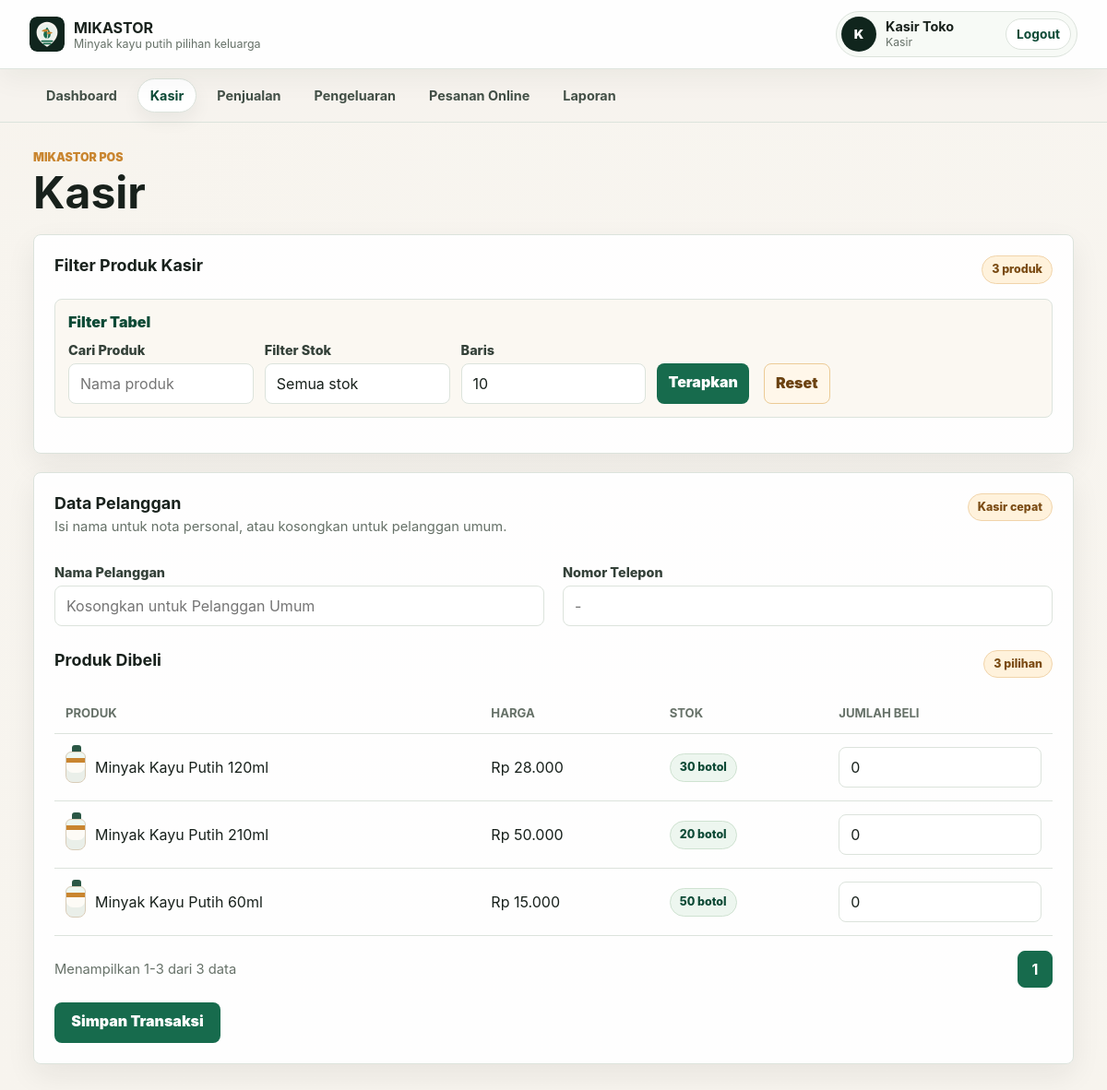
The page /kasir.php (signed in) on the database its author committed.
### tables this page shows
CREATE TABLE IF NOT EXISTS produk (
    id_produk INT AUTO_INCREMENT PRIMARY KEY,
    nama_produk VARCHAR(100) NOT NULL UNIQUE,
    harga INT NOT NULL,
    stok INT NOT NULL,
    created_at DATETIME NOT NULL DEFAULT CURRENT_TIMESTAMP,
    CONSTRAINT chk_produk_harga CHECK (harga >= 0),
    CONSTRAINT chk_produk_stok CHECK (stok >= 0)
);

### public/kasir.php (the view, shortened to what this page needs)
<?php
require_once __DIR__ . '/../includes/layout.php';
require_once __DIR__ . '/../includes/table.php';
$pdo = require __DIR__ . '/../config/database.php';
$q = table_string('q');
$page = table_int('page');
$perPage = table_page_size();
$offset = ($page - 1) * $perPage;
$where = [];
$params = [];
$whereSql = $where === [] ? '' : 'WHERE ' . implode(' AND ', $where);
$countStmt = $pdo->prepare("SELECT COUNT(*) FROM produk {$whereSql}");
$countStmt->execute($params);
$totalRows = (int) $countStmt->fetchColumn();
$stmt = $pdo->prepare(
    "SELECT * FROM produk {$whereSql} ORDER BY nama_produk ASC LIMIT {$perPage} OFFSET {$offset}"
);
$stmt->execute($params);
$products = $stmt->fetchAll();
?>
<section class="card">
    <div class="section-heading">
        <h3>Filter Produk Kasir</h3>
        <span class="pill"><?= e($totalRows) ?> produk</span>
    </div>
        <div>
            <label for="q">Cari Produk</label>
            <input type="search" id="q" name="q" value="<?= e($q) ?>" placeholder="Nama produk">
        </div>
        <div>
            <label for="stok">Filter Stok</label>
            <select id="stok" name="stok">
                <option value="">Semua stok</option>
            </select>
        </div>
</section>
<form method="post" class="card checkout-card">
    <div class="section-heading">
        <div>
            <h3>Data Pelanggan</h3>
            <p class="hint">Isi nama untuk nota personal, atau kosongkan untuk pelanggan umum.</p>
        </div>
        <span class="pill">Kasir cepat</span>
    </div>
    <div class="grid two-columns">
        <div>
            <label for="nama_pelanggan">Nama Pelanggan</label>
            <input
                type="text"
                id="nama_pelanggan"
                name="nama_pelanggan"
                placeholder="Kosongkan untuk Pelanggan Umum"
                value="<?= e($_POST['nama_pelanggan'] ?? '') ?>"
            >
        </div>
        <div>
            <label for="nomor_telepon">Nomor Telepon</label>
            <input
                type="text"
                id="nomor_telepon"
                name="nomor_telepon"
                placeholder="-"
                value="<?= e($_POST['nomor_telepon'] ?? '') ?>"
            >
        </div>
    </div>
    <div class="section-heading products-heading">
        <h3>Produk Dibeli</h3>
        <span class="pill"><?= e(count($products)) ?> pilihan</span>
    </div>
    <div class="table-wrap">
        <table>
            <thead>
                <tr>
                    <th>Produk</th>
                    <th>Harga</th>
                    <th>Stok</th>
                    <th>Jumlah Beli</th>
                </tr>
            </thead>
            <tbody>
                <?php foreach ($products as $product): ?>
                    <?php
                    $idProduk = (int) $product['id_produk'];
                    $postedJumlah = $_POST['jumlah'][$idProduk] ?? 0;
                    ?>
                    <tr>
                        <td>
                            <div class="product-cell">
                                <span class="product-icon"></span>
                                <span><?= e($product['nama_produk']) ?></span>
                            </div>
                        </td>
                        <td><?= e(rupiah((int) $product['harga'])) ?></td>
                        <td>
                            <span class="stock-badge <?= (int) $product['stok'] <= 5 ? 'low' : '' ?>">
                                <?= e($product['stok']) ?> botol
                            </span>
                        </td>
                        <td>
                            <input
                                type="number"
                                name="jumlah[<?= e($idProduk) ?>]"
                                min="0"
                                max="<?= e($product['stok']) ?>"
                                value="<?= e($postedJumlah) ?>"
                            >
                        </td>
                    </tr>
                <?php endforeach; ?>
            </tbody>
        </table>
    </div>
    <button type="submit">Simpan Transaksi</button>
</form>

### public/assets/style.css (style rules this page uses)
:root { color-scheme: light; --bg: #f7f4ee; --surface: #ffffff; --surface-soft: #f1f6ef; --text: #18211c; --muted: #667168; --primary: #176b4d; --primary-dark: #0d4a36; --accent: #c9852f; --accent-soft: #fff2dc; --danger: #b42318; --border: #dce3dc; --shadow: 0 18px 45px rgba(24, 33, 28, 0.09); }
* { box-sizing: border-box; }
body { margin: 0; background: linear-gradient(180deg, rgba(247, 244, 238, 0.92), rgba(247, 244, 238, 1)), radial-gradient(circle at top left, rgba(201, 133, 47, 0.14), transparent 32rem); color: var(--text); font-family: Inter, ui-sans-serif, system-ui, -apple-system, BlinkMacSystemFont, "Segoe UI", sans-serif; }
.card { background: rgba(255, 255, 255, 0.94); border: 1px solid var(--border); border-radius: 8px; box-shadow: 0 12px 32px rgba(24, 33, 28, 0.07); margin-bottom: 20px; padding: 22px; }
.grid { display: grid; gap: 20px; }
.two-columns { grid-template-columns: repeat(2, minmax(0, 1fr)); }
.stat-card span, .hint { color: var(--muted); }
.section-heading { align-items: flex-start; display: flex; gap: 14px; justify-content: space-between; margin-bottom: 16px; }
.section-heading h3, .section-heading p { margin: 0; }
.section-heading h3 { font-size: 1.12rem; }
.section-heading .hint { font-size: 0.92rem; line-height: 1.5; margin-top: 4px; }
.pill, .stock-badge { align-items: center; background: var(--accent-soft); border: 1px solid #f1d4aa; border-radius: 999px; color: #7a4b13; display: inline-flex; flex: 0 0 auto; font-size: 0.78rem; font-weight: 800; line-height: 1; padding: 8px 10px; white-space: nowrap; }
.stock-badge { background: #edf6ef; border-color: #cfe2d1; color: var(--primary-dark); }
label { color: #344139; display: block; font-size: 0.9rem; font-weight: 800; margin: 14px 0 6px; }
input, select, textarea, button, .button { border-radius: 8px; font: inherit; min-height: 44px; padding: 10px 12px; }
input, select, textarea { background: #ffffff; border: 1px solid var(--border); color: var(--text); outline: 0; width: 100%; }
select { appearance: none; }
button, .button { background: var(--primary); border: 0; color: #ffffff; cursor: pointer; display: inline-flex; font-weight: 900; justify-content: center; margin-top: 16px; }
.table-wrap { overflow-x: auto; }
.table-filters label { margin-top: 0; }
table { border-collapse: collapse; width: 100%; }
th, td { border-bottom: 1px solid var(--border); padding: 14px 12px; text-align: left; vertical-align: middle; }
th { color: var(--muted); font-size: 0.82rem; text-transform: uppercase; }
.product-cell { align-items: center; display: flex; gap: 10px; min-width: 190px; }
.product-icon { background: linear-gradient(180deg, #eef7f1 0 18%, #c9852f 18% 34%, #fdfbf6 34% 100%); border: 1px solid #d8ccb8; border-radius: 6px 6px 8px 8px; box-shadow: inset 0 -10px 0 rgba(23, 107, 77, 0.08); display: inline-block; height: 34px; position: relative; width: 22px; }
.product-icon::before { background: #2a5745; border-radius: 3px 3px 0 0; content: ""; height: 7px; left: 6px; position: absolute; top: -8px; width: 10px; }
.checkout-card button { min-width: 180px; }
.products-heading { margin-top: 26px; }

### rows shown on the page
produk: nama_produk "Minyak Kayu Putih 120ml", harga "Rp 28.000", stok "30", id_produk "0"
produk: nama_produk "Minyak Kayu Putih 210ml", harga "Rp 50.000", stok "20", id_produk "0"
produk: nama_produk "Minyak Kayu Putih 60ml", harga "Rp 15.000", stok "50", id_produk "0"

### other values the page prints
substr((string) $user['nama'], 0, 1) "K"
$user['nama'] "Kasir Toko"
$user['role'] "Kasir"
$title "Kasir"
$totalRows "3"
$label "Filter Tabel"
count($products) "3"
$start "1"
$end "3"
form field per_page "10"
